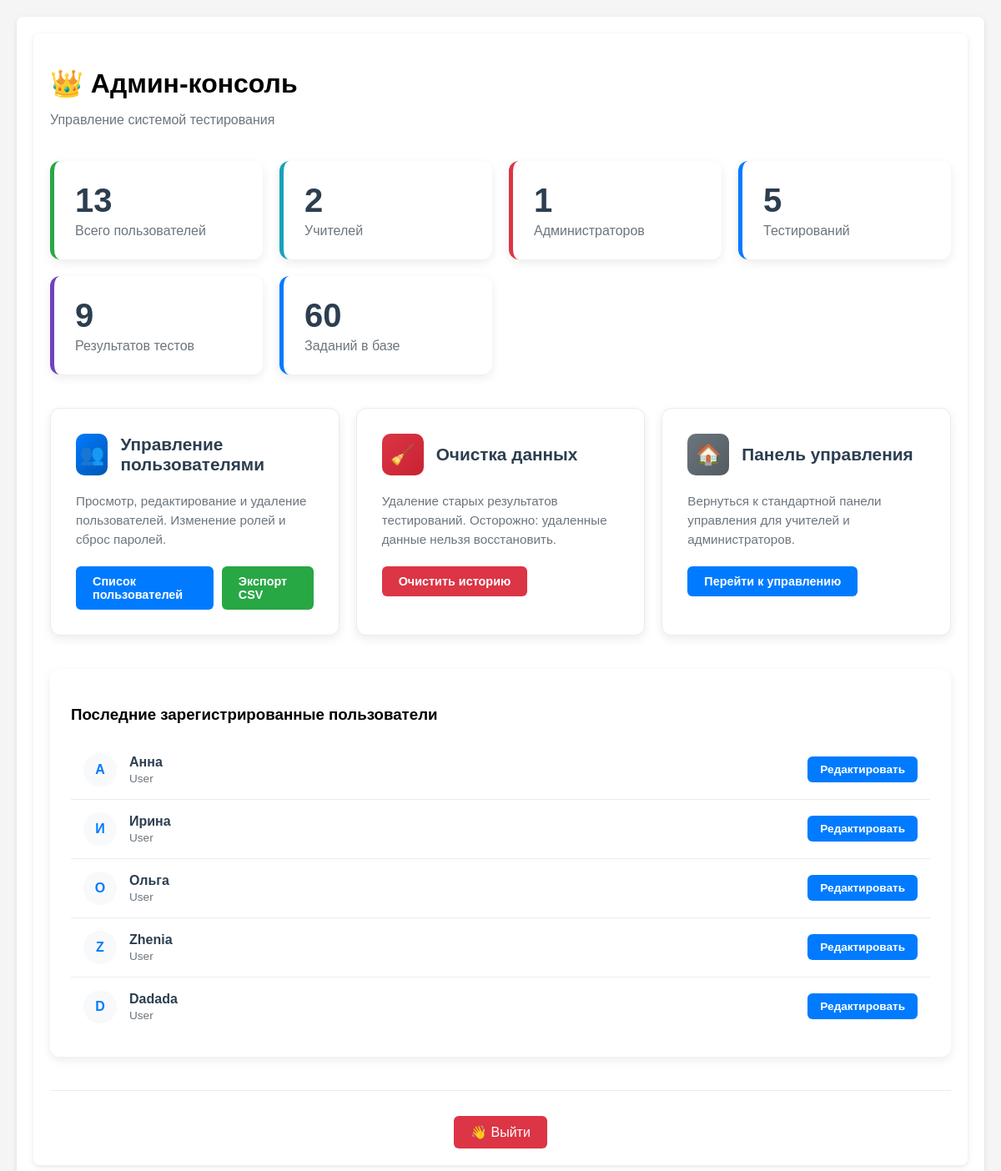
Page /cons (signed in) on the earlier database version.
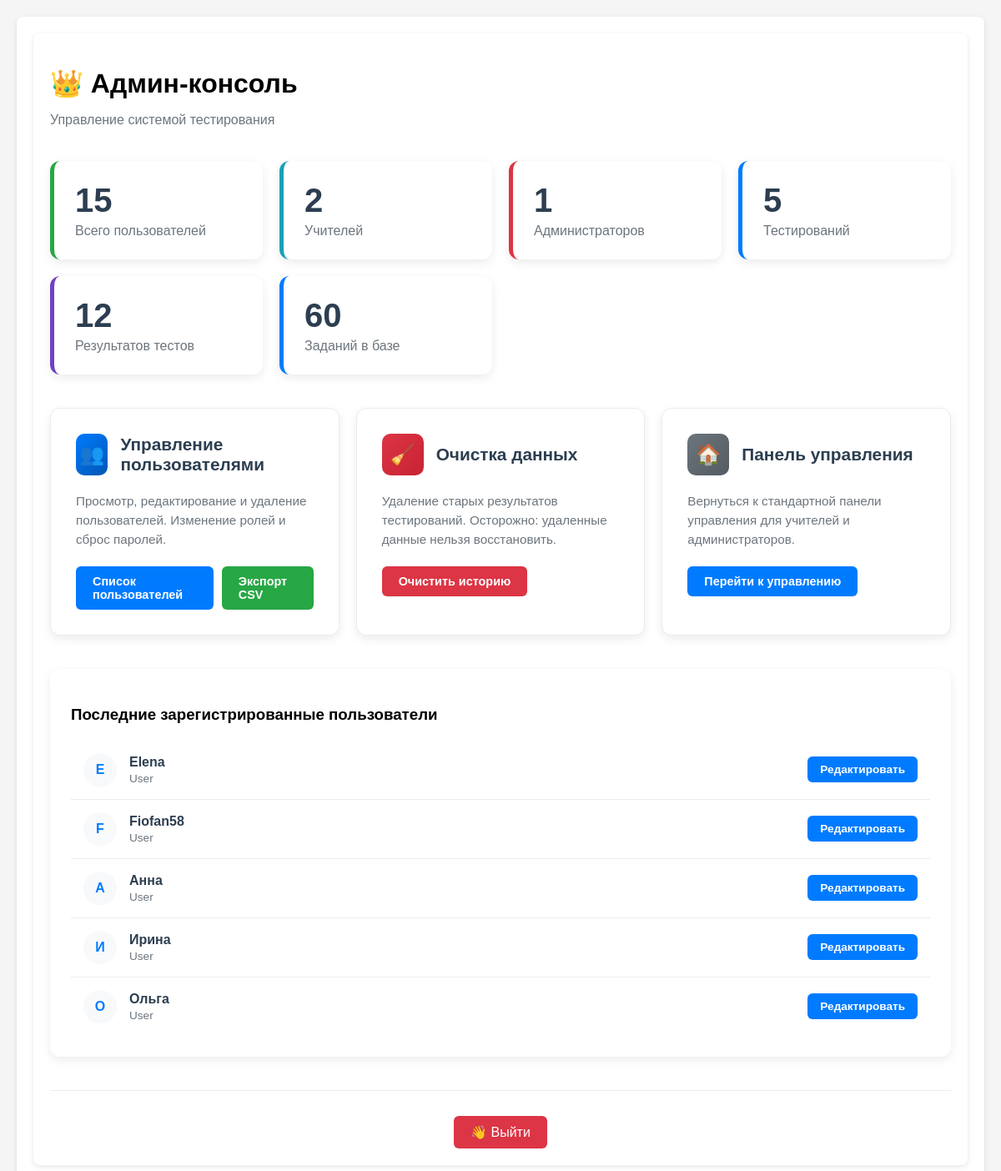
Same page on the later database version.
### app.py (models this page shows, shortened)
class User(db.Model, UserMixin):
    __tablename__ = 'Users'
    id =  db.Column(db.Integer, primary_key=True)
    username = db.Column(db.String(64), unique=True, nullable=False)
    password_hash = db.Column(db.String(64), nullable=False)
    privileges = db.Column(db.Integer, default = 0)
    def __repr__(self):
        return f'<User {self.username}>'
    @property
    def is_admin(self):
        return self.privileges
    @property
    def role_name(self):
        roles = {
            0: 'user',
            1: 'teacher',
            2: 'admin'
        }
        return roles.get(self.privileges, 'unknown')

### app.py (the view)
@app.route('/cons')
def cons():
    if not check_admin():
        return redirect(url_for('ErAuth'))
    total_users = User.query.count()
    total_teachers = User.query.filter_by(privileges=1).count()
    total_admins = User.query.filter_by(privileges=2).count()
    total_messages = Message.query.count()
    total_groups = Group.query.count()
    total_lessons = Lesson.query.count()
    total_testings = Testing.query.count()
    total_results = Result.query.count()
    N = 5
    recent_users = User.query.order_by(User.id.desc()).limit(N).all()
    return render_template(con + 'cons.html',
                           total_users=total_users,
                           total_teachers=total_teachers,
                           total_admins=total_admins,
                           total_messages=total_messages,
                           total_groups=total_groups,
                           total_lessons=total_lessons,
                           total_testings=total_testings,
                           total_results=total_results,
                           recent_users=recent_users)

### app.py (called while the page is built)
@login_manager.user_loader
def load_user(user_id):
    return User.query.get(int(user_id))

def check_admin():
    curent_user = User.query.filter(
        User.username.ilike(
            session.get('curent_user')
        )
    ).first()
    print("DEBUD: curent user-admin is", curent_user)
    print("DEBUG: curent user-admin privileges -", curent_user.is_admin)
    if not curent_user or curent_user.role_name != 'admin':
        return False
    else:
        return True

### templates/console_dir/cons.html (shortened to what the changed rows need)
{% extends 'base.html' %}
{% block content %}
<div class="container">
    <div style="margin-bottom: 40px;">
        <h1 style="margin-bottom: 10px;">👑 Админ-консоль</h1>
    </div>
    <div class="admin-stats-grid">
        <div class="stat-card users">
            <div class="stat-value">{{ total_users }}</div>
            <div class="stat-label">Всего пользователей</div>
        </div>
        <div class="stat-card data">
            <div class="stat-value">{{ total_results }}</div>
            <div class="stat-label">Результатов тестов</div>
        </div>
    </div>
    <div class="recent-users">
        <div class="user-list">
            {% for user in recent_users %}
            <div class="user-item">
                <div class="user-avatar">
                    {{ user.username[:1].upper() }}
                </div>
                <div class="user-info">
                    <div class="user-name">{{ user.username }}</div>
                    <div class="user-role">{{ user.role_name|title }}</div>
                </div>
                <a href="{{ url_for('console_user_edit', user_id=user.id) }}" class="admin-btn" style="padding: 8px 15px; font-size: 0.85rem;">
                    Редактировать
                </a>
            </div>
            {% endfor %}
        </div>
    </div>
</div>
{% endblock %}
{% set show_footer = False %}

Differences in the rows shown:
no longer on this page (row unchanged): User: username "Z", username "Zhenia", role_name "User"
no longer on this page (row unchanged): User: username "D", username "Dadada", role_name "User"
added User: username "E", username "Elena", role_name "User"
added User: username "F", username "Fiofan58", role_name "User"
Other differences:
{{ total_users }}: "13" → "15"
{{ total_results }}: "9" → "12"
